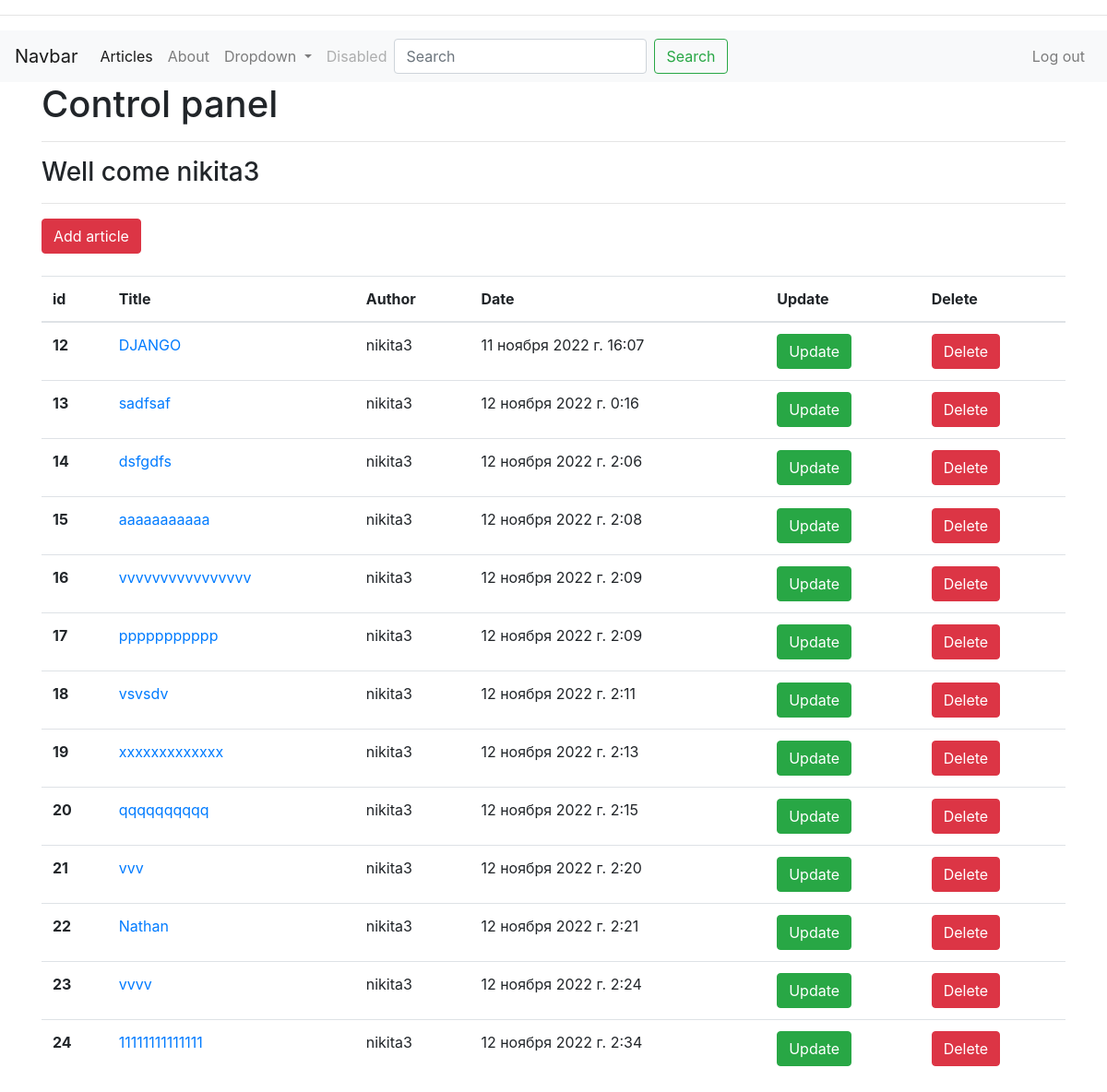
Page /articles/dashbord (signed in) on the earlier database version.
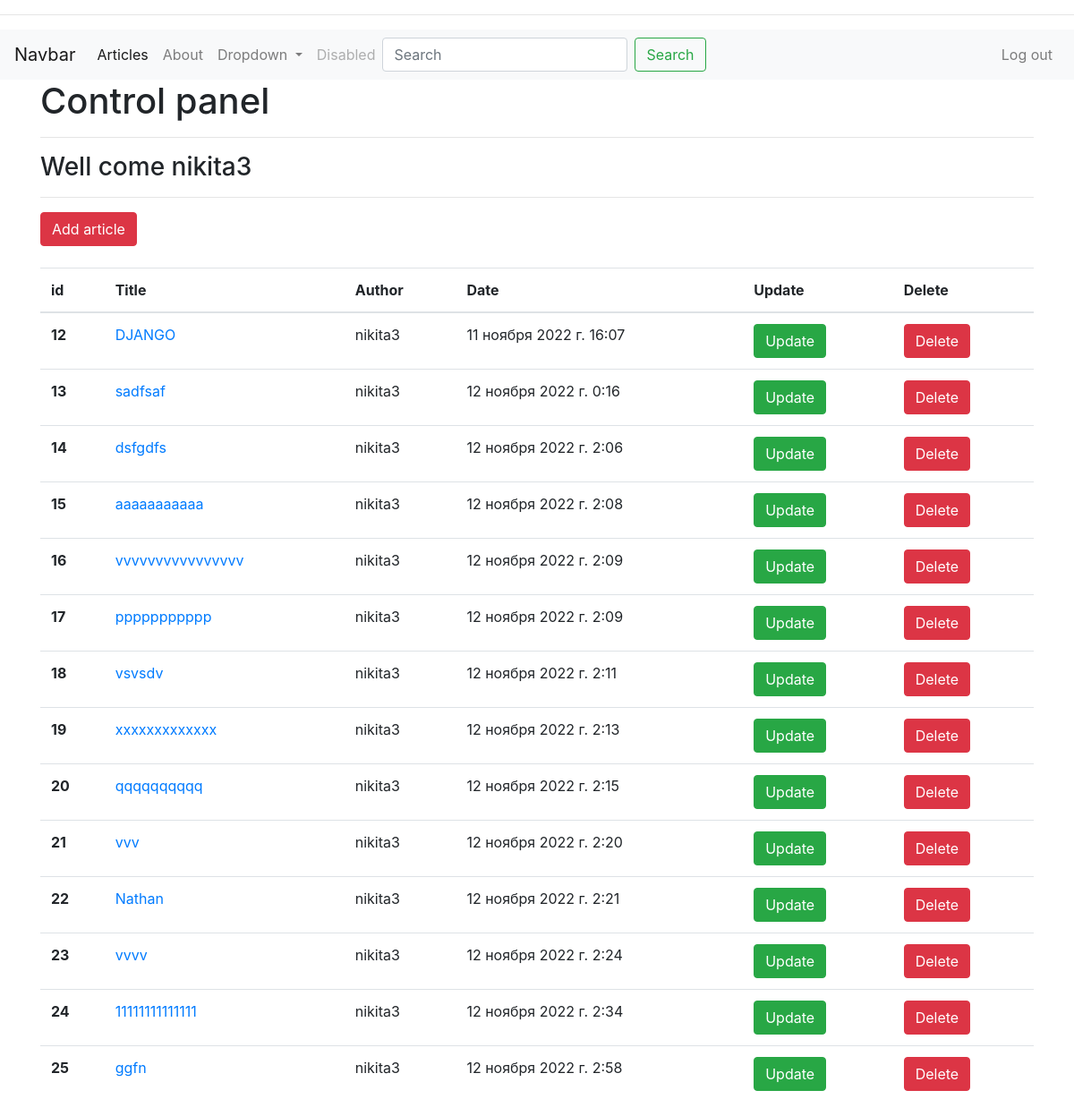
Same page on the later database version.
### article/models.py (models this page shows)
class Article(models.Model):
    author=models.ForeignKey('auth.User',on_delete=models.CASCADE,verbose_name='АВТОР')
    title = models.CharField(max_length=50)
    content =  RichTextField()
    created_date = models.DateTimeField(auto_now_add=True)
    article_image = models.FileField(blank=True,null=True,verbose_name='Upload_image')
    def __str__(self):
        return self.title;

### article/views.py (the view)
# urls.py: path('dashbord',views.dashbord,name='dashbord'),
@login_required(login_url="user:loginUser")
def dashbord(request):
    articles = Article.objects.filter(author=request.user);
    context = {
        "articles":articles
    }
    for i in articles:
        print(i,'----')
    return render(request,"dashbord.html",context)

### templates/dashbord.html
{% extends "layout.html" %}
{% block body %}
<h1>Control panel</h1>
<hr>
<h3>Well come {{ request.user.username }} </h3>
<hr>
<a href='/articles/addarticle' class ='btn btn-danger'> Add article </a>
<br>
<br>
{% if articles %}
<table class="table">
  <thead>
    <tr>
      <th scope="col">id</th>
      <th scope="col">Title</th>
      <th scope="col">Author</th>
      <th scope="col">Date</th>
      <th scope="col">Update</th>
      <th scope="col">Delete</th>
    </tr>
  </thead>
  <tbody>
  {% for article in articles  %}
    <tr>
      <th scope="row">{{ article.id }}</th>
      <td> <a href='/articles/article/{{ article.id }}'>{{ article.title }} </a> </td>
      <td>{{ article.author}}</td>
      <td>{{ article.created_date }}</td>
      <td> <a href='/articles/update/{{ article.id }}' class ='btn btn-success'> Update</a> </td>
      <td> <a href='/articles/delete/{{ article.id }}' class ='btn btn-danger'> Delete</a> </td>
    </tr>
  {% endfor %}
  </tbody>
</table>
{% else %}
    <div  class='alert alert-danger'>
            You have not any article
    </div>
{% endif %}
{% endblock body %}

Differences in the rows shown:
added Article: id "25", title "ggfn", author "nikita3", created_date "12 ноября 2022 г. 2:58"
